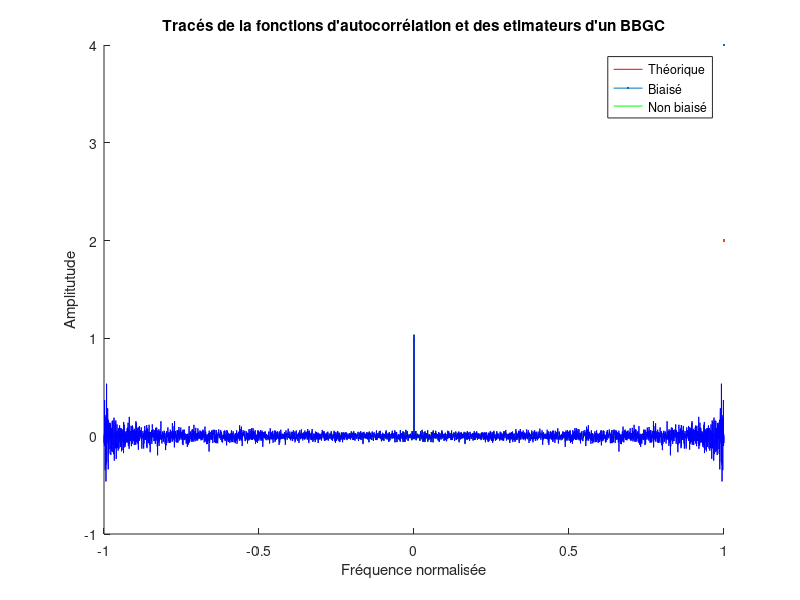
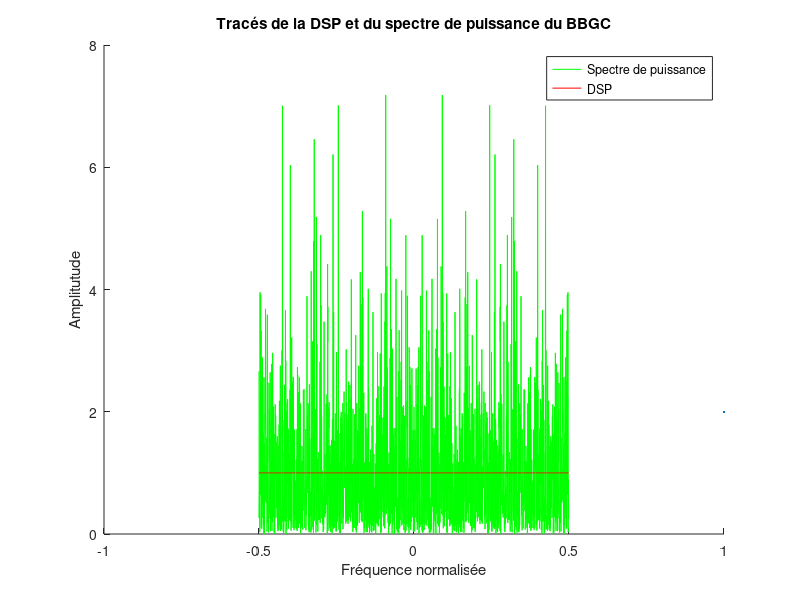

Write the MATLAB code that produced these figures, in order. (Note: this script raises an error after producing the figures.)
%% Projet Filtrage et Estimateurs
clear 
close all
clc

%% Préliminaire 1
% Paramètres
N = 2048;
sig2 = 1;

% Genration d'un bbgc
bruit = randn(1, N) * sqrt(sig2);

% Fonction d'autocorrélation et estimateurs
xcorr_normalized = xcorr(bruit, N, 'normalized');
xcorr_biased = xcorr(bruit, N, 'biased');
xcorr_unbiased = xcorr(bruit, N, 'unbiased');
freq_corr = -1:1/N:1;

% DSP et spectre de puissance
spectre_puiss = (abs(fftshift(fft(bruit,N))).^2)/N;
DSP = sig2*ones(1,N);
freq_puiss = -1/2:1/N:1/2-1/N;

% Tracés des fonctions d'autocorrélations
figure;
hold on;
plot(freq_corr,xcorr_normalized, 'r', LineWidth=4);
plot(freq_corr,xcorr_biased, 'g', LineWidth=2);
plot(freq_corr,xcorr_unbiased, 'b');
hold off;
legend('Théorique','Biaisé', 'Non biaisé');
title("Tracés de la fonctions d'autocorrélation et des etimateurs d'un BBGC");
ylabel('Amplitutude');
xlabel('Fréquence normalisée')

% Tracés DSP et spectre de puissance
figure;
hold on;
plot(freq_puiss, spectre_puiss, 'g');
plot(freq_puiss, DSP, 'r', LineWidth=2);
hold off;
legend('Spectre de puissance', 'DSP');
title('Tracés de la DSP et du spectre de puissance du BBGC');
ylabel('Amplitutude');
xlabel('Fréquence normalisée');

% Périodogramme de Barlett
NFFT = 256;
f = -1/2:1/NFFT:1/2-1/NFFT;

DSP_Bartlett = bartlett(bruit, NFFT);

figure;
subplot(211);
hold on;
plot(f, DSP_Bartlett, 'r', DisplayName='Périodogramme de Bartlett (NFFT points)');
plot(f, DSP(1:NFFT), 'g', DisplayName='Densité spectrale de puissance');
hold off;
legend();
title("Périodogramme de Bartlett et densité spectrale de puissance");
ylabel('Amplitutude');
xlabel('Fréquence normalisée');
subplot(212);
plot(freq_puiss, spectre_puiss, 'b', DisplayName="Spectre de puissance");
legend();
ylabel('Amplitutude');
xlabel('Fréquence normalisée');
title("Spectre de puissance")

% Périodogramme de Welch

overlap = 0.5;
DSP_Welch = welch(bruit, NFFT, overlap);

figure;
subplot(211)
hold on;
plot(f, DSP_Welch, 'r', DisplayName="Périodogramme de Welch (NFFT points)");
plot(f, DSP(1:NFFT), 'g', DisplayName="Densité spectrale de puissance");
hold off;
legend();
title("Périodogramme de Welch et densité spectrale de puissance");
ylabel('Amplitutude');
xlabel('Fréquence normalisée');
subplot(212);
plot(freq_puiss, spectre_puiss, 'b', DisplayName="Spectre de puissance (N points)");
legend();
ylabel('Amplitutude');
xlabel('Fréquence normalisée');
title("Spectre de puissance")

% Périodogramme de Daniell

M = 20;                          % Taille de la fenetre de lissage
DSP_Daniell = daniell(bruit, M);

figure;
subplot(211)
hold on;
plot(freq_puiss, DSP_Daniell, 'r', DisplayName="Périodogramme de Daniell (N points)");
plot(freq_puiss, DSP, 'g', DisplayName="Densité spectrale de puissance");
hold off;
legend();
title("Périodogramme de Daniell et densité spectrale de puissance");
ylabel('Amplitutude');
xlabel('Fréquence normalisée');
subplot(212);
plot(freq_puiss, spectre_puiss, 'b', DisplayName="Spectre de puissance (N points)");
legend();
ylabel('Amplitutude');
xlabel('Fréquence normalisée');
title("Spectre de puissance")

% Corrélogramme

M_correl = N/5;                             % Tronquage, réduit la variance
correlogram = correlogram(bruit, M_correl);
L = length(correlogram);
f_correl = -1/2:1/L:1/2-1/L;

figure;
subplot(211)
hold on;
plot(f_correl, correlogram, 'r', DisplayName="Corrélogramme");
plot(f_correl, DSP(1:L), 'g', DisplayName="Densité spectrale de puissance");
hold off;
legend();
title("Corrélogramme et densité spectrale de puissance");
ylabel('Amplitutude');
xlabel('Fréquence normalisée');
subplot(212);
plot(freq_puiss, spectre_puiss, 'b', DisplayName="Spectre de puissance (N points)");
legend();
ylabel('Amplitutude');
xlabel('Fréquence normalisée');
title("Spectre de puissance")

% Platitude spectrale
%plat_spectrale = geomean(spectre_puiss)/mean(spectre_puiss);

% Platitude spectrale: caractériser le signal

clear
clc

%% Premiminaire 2

%Chargement d'un signal de parole
signal1 = load('../data/fcno01fz.mat'); %Attention, c'est un struct

%% Paramètres
s = signal1.fcno01fz;
sigma_carre = 100;
len_s = length(s);
Fe = 8000; %Hz ,fréquence d'echantillonnage
t=(0:len_s-1)/Fe;
RSB = 5; % = 5:5:15;

%Paramètres pour le spectrogramme
fenetre = hamming(256); % Fenêtre de Hamming
noverlap = 128; %Chevauchement
nfft = 512; %Nombre de points FFT


%Génération d'un bruit blanc gaussien centré
Bruit = randn(1,len_s);
len_bruit = length(Bruit);

%% Signal bruité sans ajustement ni maitrise du RSB
signalBruit = s +  sigma_carre *Bruit'; % Ajout du bruit au signal avec transposition


%Détermination de la puissance des signaux
%Puissance signal1
Ps= (1/len_s)*sum(s.^2);
fprintf('Ps = %.3f\n',Ps);

%Puissance du bruit
Pb= (1/len_bruit)*sum(Bruit.^2);
fprintf('Pb = %.3f\n',Pb);

%Ajustement
aj = Ps/(Pb * 10^(RSB/10));
alpha = sqrt(aj);

%% Signal bruité avec ajustement du RSB
signalBruit_ajuste = s + alpha * Bruit'; 

%% Affichage
%Signal de parole pur
figure;
subplot(2,1,1);
plot(t,s);
xlabel('Temps (s)')
ylabel('Amplitude')
title('Représentation du signal de parole : fcno01fz')
grid on

subplot(2,1,2);
spectrogram(s, fenetre, noverlap, nfft, Fe, 'yaxis');
title('Spectrogramme du signal de parole : fcno01fz');
colorbar;

%Signal bruité avec ajustement du RSB
figure;
subplot(2,1,1);
plot(t, signalBruit_ajuste);
xlabel('Temps (s)')
ylabel('Amplitude')
title(['Signal de parole bruité avec ajustement du RSB (RSB = ' num2str(RSB) ' dB)']);
grid on;

%Spectrogramme
subplot(2,1,2);
spectrogram(signalBruit_ajuste, fenetre, noverlap, nfft, Fe, 'yaxis');
title(['Spectrogramme du signal bruité avec ajustement du RSB (RSB = ' num2str(RSB) ' dB)']);
colorbar;

%% Préliminaire 3
clear
clc


%Chargement d'un signal de parole
signal1 = load('../data/fcno01fz.mat'); %Attention, c'est un struct

%% Paramètres
s = signal1.fcno01fz;
len_s = length(s);
Fe = 8000; %Hz ,fréquence d'echantillonnage
t=(0:len_s-1)/Fe;
RSB = 10; % = 5:5:15;

% Paramètres du filtre
k_0 = 10;
num = zeros(k_0 + 1, 1);
num(1,1) = 1;
num(k_0 + 1, 1) = 1;
den = 1;

% Paramètres pour le spectrogramme
fenetre = hamming(256); % Fenêtre de Hamming
noverlap = 128; %Chevauchement
nfft = 512; %Nombre de points FFT

%Appel à la fonction qui bruite le signal à un RSB donné
[signalBruit_ajuste, bbgc_ajusted] = bruitageSignal(s, RSB);

%Mise en place du filtre
%y = filter(num,den,s);
y = filter(num,den,signalBruit_ajuste);

%% Affichage
% Signal de parole pur
figure;
subplot(2,1,1);
plot(t,s);
xlabel('Temps (s)')
ylabel('Amplitude')
title('Représentation du signal de parole : fcno01fz')
grid on

subplot(2,1,2);
spectrogram(s, fenetre, noverlap, nfft, Fe, 'yaxis');
title('Spectrogramme du signal de parole : fcno01fz');
colorbar;

%Signal Filtré 
figure;
subplot(2,1,1);
plot(t,y);
xlabel('Temps (s)')
ylabel('Amplitude')
title(['Représentation du signal de parole : fcno01fz filtré (k_0 = ' num2str(k_0) ')']);
grid on

subplot(2,1,2);
spectrogram(y,fenetre,noverlap,nfft, Fe, 'yaxis');
title(['Spectrogramme du signal de parole : fcno01fz filtré (k_0 = ' num2str(k_0) ')'])
colorbar;

%% Préliminaire 4
clear
clc

%% Projet Filtrage et Estimateurs

%Chargement d'un signal de parole
signal1 = load('../data/fcno01fz.mat'); %Attention, c'est un struct


%% Paramètres
s = signal1.fcno01fz;
len_s = length(s);
Fe = 8000; %Hz ,fréquence d'echantillonnage
t=(0:len_s-1)/Fe;
NFFT = 512;
% type_fenetre : @hamming, @hann, @blackman
type_fenetre = @hann;
overlap = 0.5;


%% Mise en place de la méthode d'addition-recouvrement
s_rebuilt = addition_recouvrement(s, NFFT, type_fenetre, overlap);

%Comparaison signal Pur/Reconstruitx
signal_comp = s - s_rebuilt;

%% Affichage

%Signal original
figure;
subplot(311);
plot(t, s);
xlabel('Temps (s)');
ylabel('Amplitude');
title("Représentation du signal de parole : fcno01fz");
grid on;

%Signal reconstruit
subplot(312);
plot(t, s_rebuilt);
xlabel('Temps (s)');
ylabel('Amplitude');
title(['Représentation du signal de parole reconstruit (Fentrage = Hann et Overlap = ' num2str(overlap) ' )']);
grid on;

%Affichage de la comparaison entre le signal pur et le signal reconstruit
subplot(313);
plot(t, signal_comp);
ylim([-30000, 10000]);
xlabel('Temps (s)');
ylabel('Amplitude');
title('Comparaison entre le signal pur et le signal reconstruit');
grid on;

%% Cahier des charges

%% 2.6 - Base de données de signaux bruités
clear
clc

%Chargement des signaux de parole
load("../data/fcno01fz.mat");
load("../data/fcno03fz.mat");
load("../data/fcno04fz.mat");

% Création de la base de donnée de signaux bruités
x1 = fcno01fz;
x2 = fcno03fz;
x3 = fcno04fz;
N_ = length(x3);
x1 = [x1; zeros(N_-length(x1), 1)];  % 0-padding pour mettre les signaux dans une matrice
x2 = [x2; zeros(N_-length(x2), 1)];  % et les filtrer
 
data = [x1, x2, x3];
data_noise = zeros(N_, 9);
associated_noise = zeros(N_, 9);
RSB = 5;
k = 1;
for i=1:9
    [data_noise(:, i), associated_noise(:,i)] = bruitageSignal(data(:,k), RSB);
    RSB = RSB + 5;
    if (RSB == 20)
        RSB = 5;    % On repasse le RSB à 5
        k = k + 1;  % On passe au signal suivant
    end
end

%% Paramètres de la Soustraction Spectrale
NFFT = 512;
overlap = 0.5;
type_fenetre = @hann;
Fe = 8000;
indice_signal_etude = 3; 


signal_original_1 = x1;
signal_bruite_1 = data_noise(:,indice_signal_etude); % Signal bruité (RSB = 5)
bruit_1 = associated_noise(:, indice_signal_etude); % Bruit associé (RSB = 5)


frames_signal_original_1 = decoupage_trames(signal_original_1, NFFT, overlap);

%Soustraction_spectrale
[signal_reconstruit, frames_signal_bruite , frames_trames_rehausses] = soustraction_spectrale_reconstruction(signal_bruite_1, bruit_1, NFFT, overlap, type_fenetre);

%% Affichages

%Paramètre representation temporelle trame
indice_trame = 1;

%Affichage representation temporelle trame
figure;
subplot(2,1,1);
hold on;
plot(frames_signal_original_1(:,indice_trame), 'b', 'LineWidth', 1.5); %Bleu pour Original
plot(frames_signal_bruite(:,indice_trame), 'r--', 'LineWidth', 1); %Rouge pointillé pour Bruité
plot(frames_trames_rehausses(:,indice_trame), 'g', 'LineWidth', 1.5); %Vert pour Rehaussé
hold off;

title(['Comparaison Temporelle de la Trame ', num2str(indice_trame)]);
xlabel('Échantillons');
ylabel('Amplitude');
legend('Original', 'Bruité', 'Rehaussé');
grid on;

%Paramètre spectres d'amplitudes trames
f = (0:NFFT-1) * (Fe / NFFT);
window = type_fenetre(NFFT);


Amplitude_original = abs(fft(frames_signal_original_1(:, indice_trame) .* window));
Amplitude_bruite = abs(fft(frames_signal_bruite(:, indice_trame) .* window));
Amplitude_rehaussee = abs(fft(frames_trames_rehausses(:, indice_trame) .* window));

%Affichage spectres d'amplitudes trames
subplot(2,1,2);
hold on;
plot(f, Amplitude_original, 'b', 'LineWidth', 1.5);
plot(f, Amplitude_bruite, 'r--', 'LineWidth', 1);
plot(f, Amplitude_rehaussee, 'g', 'LineWidth', 1.5);
hold off;

title(['Comparaison du Spectre d''Amplitude de la Trame ', num2str(indice_trame)]);
xlabel('Fréquence (Hz)');
ylabel('|FFT|');
legend('Original', 'Bruité', 'Rehaussé');
grid on;
axis tight;

%Paramètres affichage signal reconstruit
L=length(signal_reconstruit);
t=(0:L-1)/Fe;
noverlap = 128;

%Signal reconstruit
figure;
subplot(2,1,1);
plot(t, signal_reconstruit);
title('Signal de parole Rehaussé (Soustraction Spectrale)');
xlabel('Temps (s)');
ylabel('Amplitude');
grid on

%Spectrogramme signal reconstruit
subplot(2,1,2);
spectrogram(signal_reconstruit, hamming(256), noverlap, NFFT, Fe, 'yaxis');
title('Spectrogramme du signal de parole rehaussé');
colorbar;


